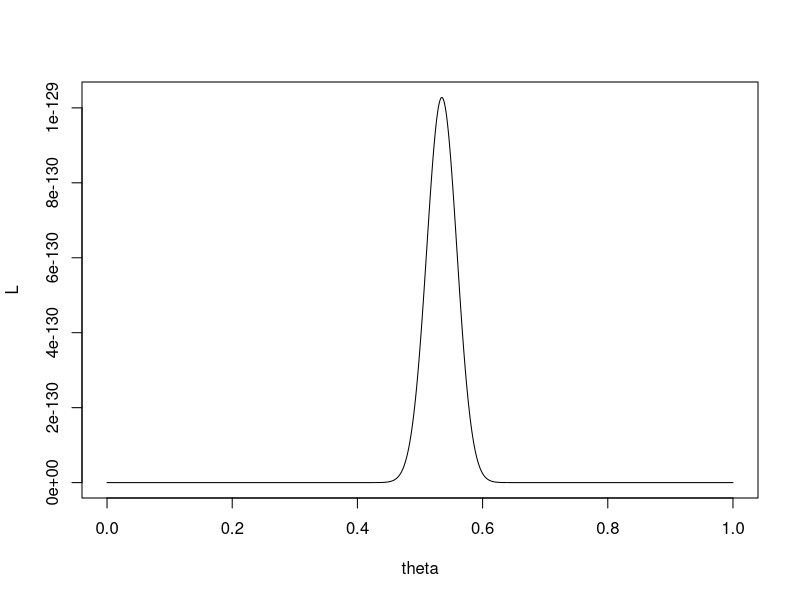
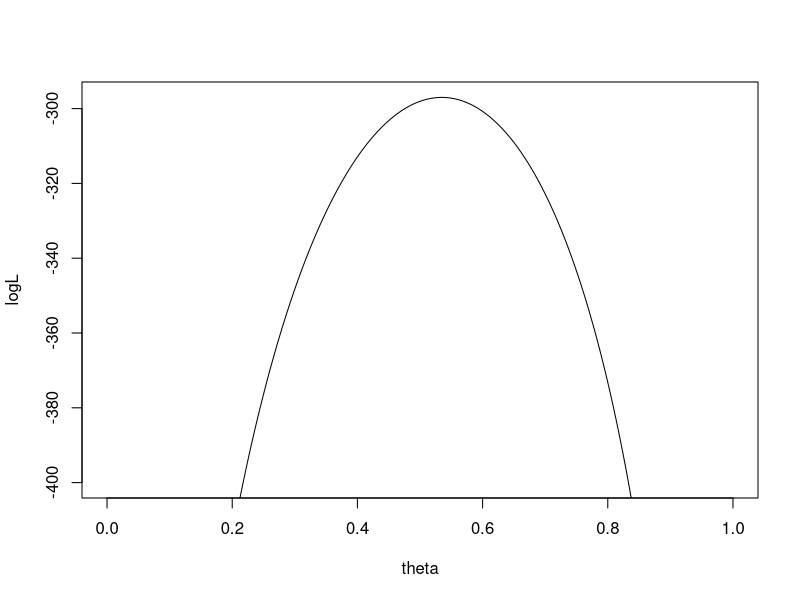
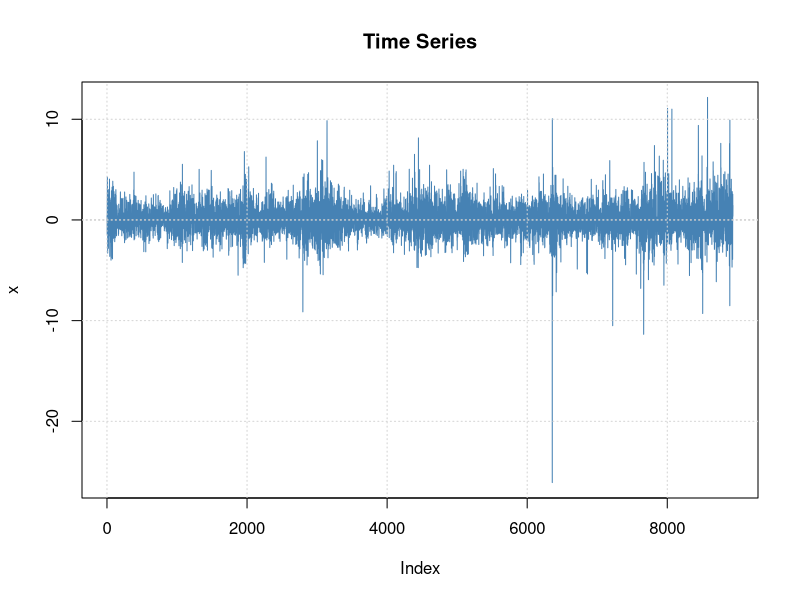
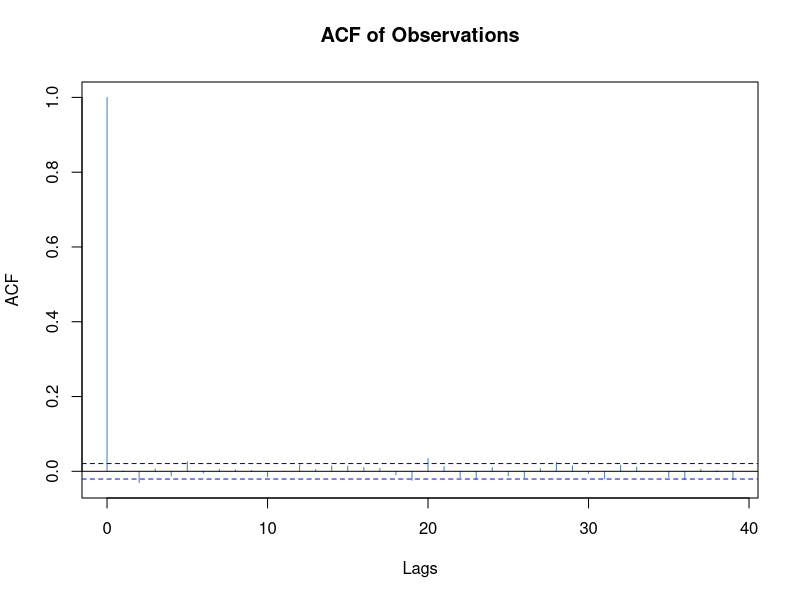
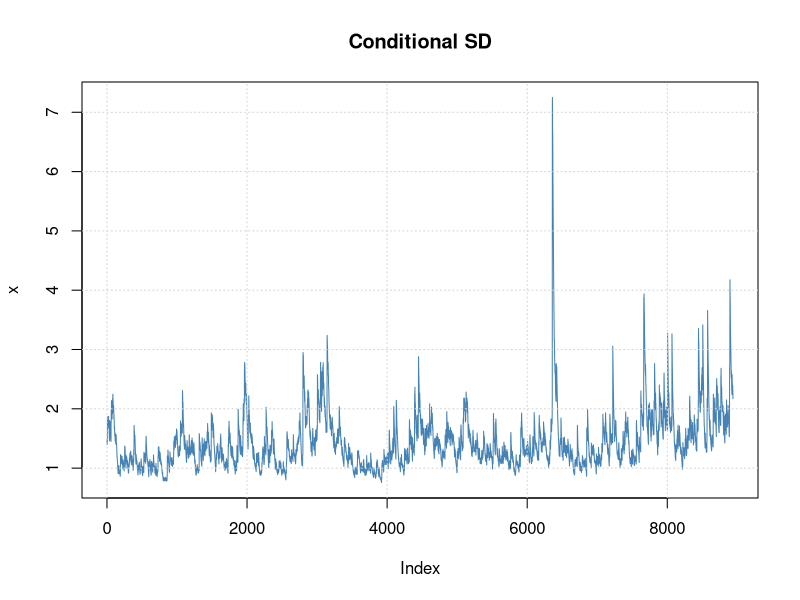
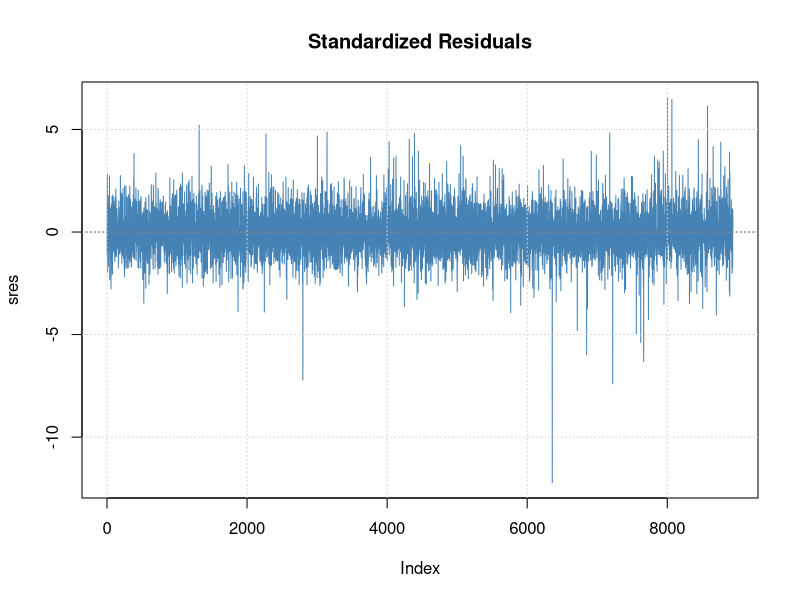
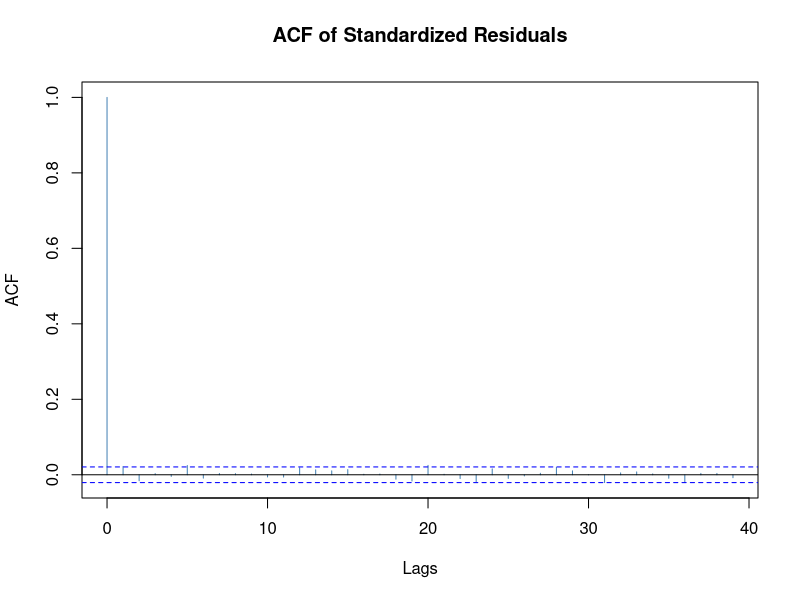
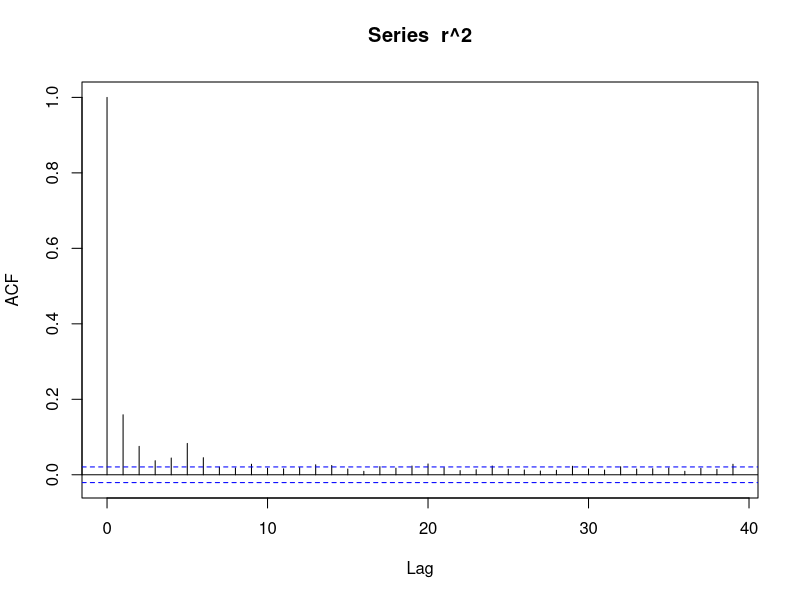

Source code (R) for these figures, in order:
## ---- chunk 1
n_0 = 200; n_1 = 230; theta = seq(0, 1, by=0.001)
L = theta^n_1 * (1-theta)^n_0
plot(theta, L, type='l')
## ---- chunk 2
logL = n_1 * log(theta) + n_0 * log(1-theta)
plot(theta, logL, type='l', ylim=c(-400, max(logL)))
## ---- chunk 3
library(fGarch)
# Séries IBM journalière, log rendements 1962-97
r = scan('d-ibmln.txt')

# GARCH(1, 1) gaussien
gn = garchFit(~garch(1,1), cond.dist='norm', data=r)

# mu_t : ARMA(1, 0), sigma_t : GARCH(1, 1) gaussien
agn = garchFit(~arma(1,0)+garch(1,1), cond.dist='norm', data=r)

# GARCH(1, 1) t de Student
gt = garchFit(~garch(1,1), cond.dist='std', data=r)

# GARCH(1, 1) t de Student avec asymétrie
gst = garchFit(~garch(1,1), cond.dist='sstd', data=r)
## ---- chunk 4
plot(gn, which=1)
## ---- chunk 5
plot(gn, which=4)
## ---- chunk 6
plot(gn, which=2)
## ---- chunk 7
plot(gn, which=9)
## ---- chunk 8
plot(gn, which=10)
## ---- chunk 9
acf(r^2)
## ---- chunk 10
plot(gn, which=11)
## ---- chunk 11
plot(gn, which=13)
## ---- chunk 12
plot(gt, which=9)
## ---- chunk 13
plot(gt, which=13)
## ---- chunk 14
plot(gst, which=13)
